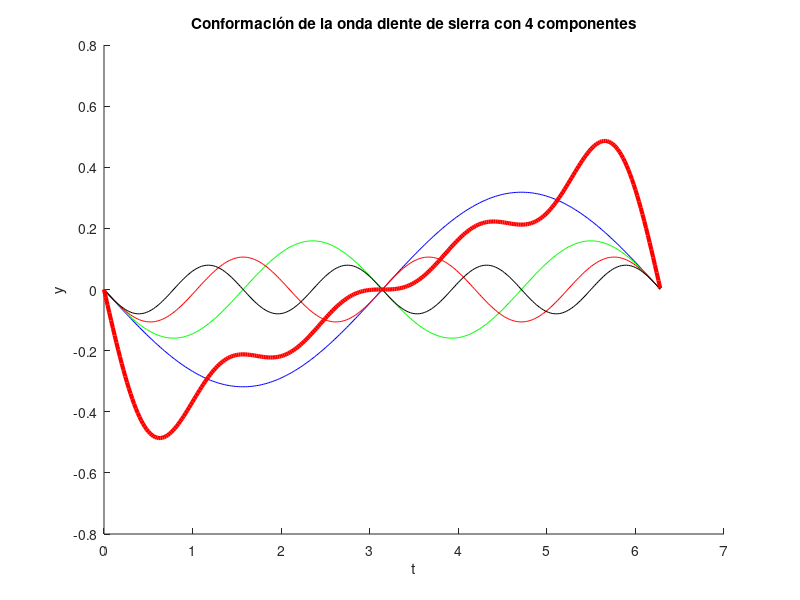

The MATLAB source for this figure:
%% PRÁCTICA 6.4b. Serie de Fourier de una onda diente de sierra.

clc, close all, clear all
A=1; % Amplitud
t = 0:.02:2*pi;
% Se supone los aportes de la fundamental y de cada uno de los armónicos:
hold  on % superposición activada
% Frecuencia fundamental de la señal cuadrada (AZUL)
y1=(-A/pi)*sin(t);
plot(t,y1,'b')
xlabel('t')
ylabel('y')
% Primer armónico impar (VERDE):
y2=(-A/(2*pi))*sin(2*t);
plot(t,y2,'g')
% Segundo armónico impar (ROJO):
y3=(-A/(3*pi))*sin(3*t);
plot(t,y3,'r')
% Tercer armónico impar (NEGRO):
y4=(-A/(4*pi))*sin(4*t);
plot(t,y4,'k')
% SUMA RESULTANTE de los aportes anteriores (ROJO GRUESO):
y_suma= y1+y2+y3+y4;	
plot(t,y_suma,'r','linewidth',3)
title('Conformación de la onda diente de sierra con 4 componentes')

% clc, close all, clear all
% A=1; % Amplitud
% t = 0:.01:4*pi;
% x = zeros(size(t));
% % Número de armónicos que se desea considerar:
% n = 10;
% % Onda resultante de la suma de los n armónicos:
% for k = 1:1:n 
%     %función que describe la sumatoria de ondas:
%     x = x + (-2*A/pi)*(sin(k*t)/k);
% end
% plot(t, x, 'LineWidth', 1.5);
% title(['Onda diente de sierra con n = ', num2str(n), ' armónicos']);
% xlabel('tiempo [s]');
% ylabel('Amplitud [V]');
% grid on;
% 
